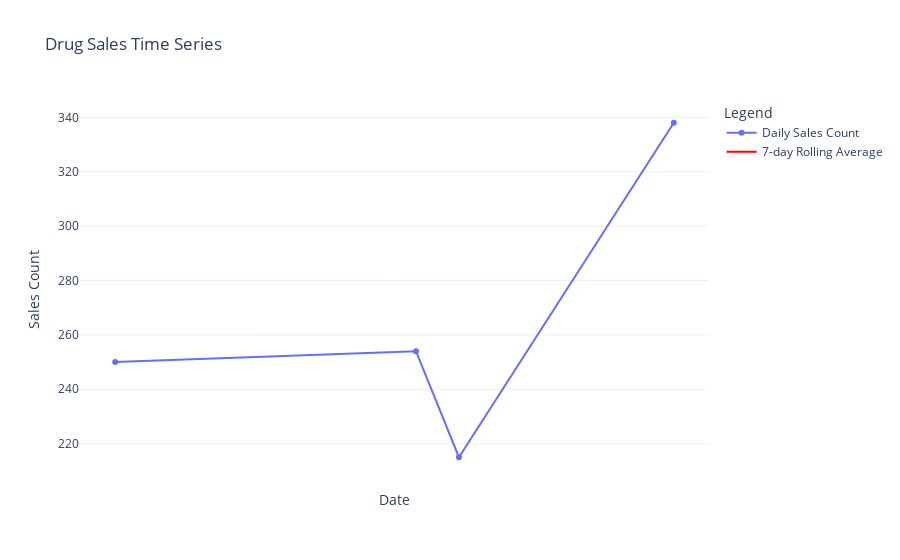
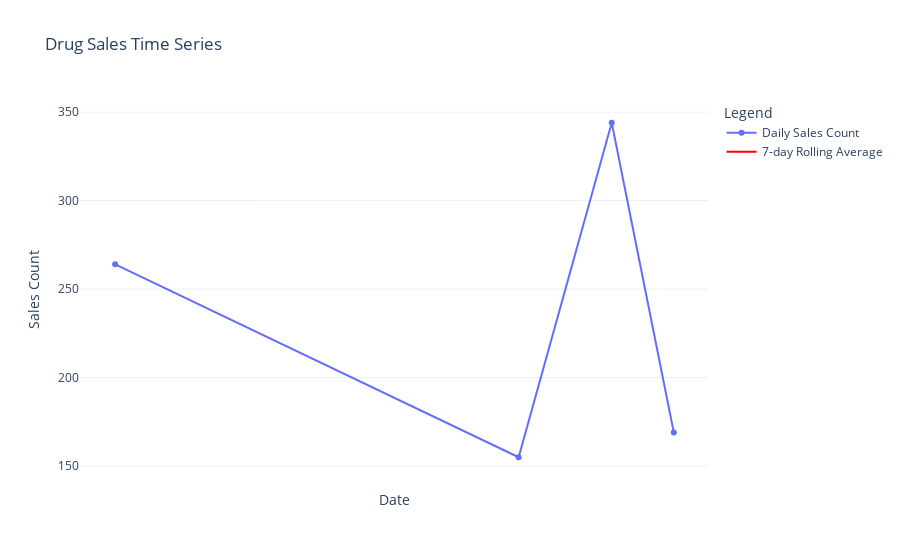
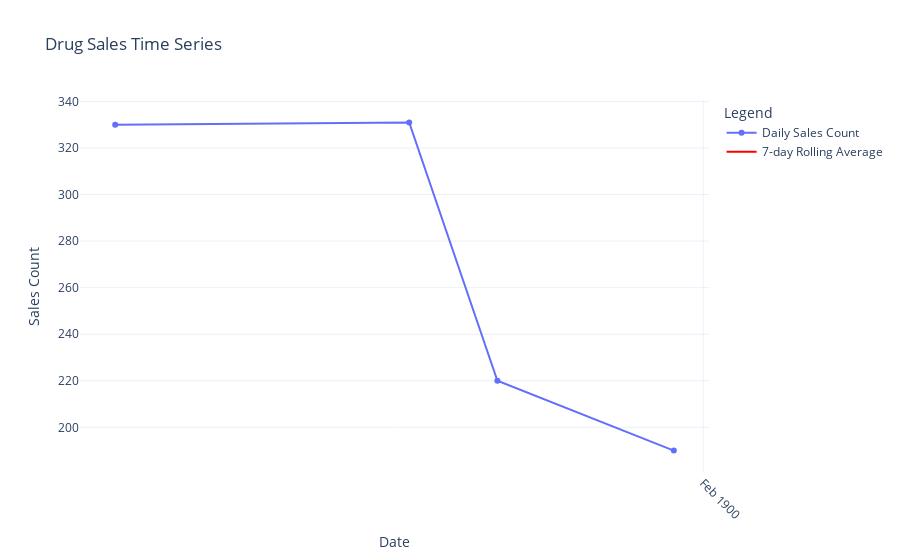

Notebook source saved alongside these figures, in order:
### Code cell
import plotly.graph_objs as go
import pandas as pd

# Ensure 'date' column is in datetime format
drug_sales_data['date'] = pd.to_datetime(drug_sales_data['date'])

# Function to create time series plot for drug sales data
def create_drug_sales_time_series(df):
    # Group data by date to get total sales per day
    df_grouped = df.groupby('date').agg({'salesCount': 'sum'}).reset_index()

    # Calculate a rolling average (7-day rolling average)
    df_grouped['Rolling_Avg'] = df_grouped['salesCount'].rolling(window=7).mean()

    # Create the main time series plot
    fig = go.Figure()

    # Add the main sales count line
    fig.add_trace(go.Scatter(
        x=df_grouped['date'],
        y=df_grouped['salesCount'],
        mode='lines+markers',
        name='Daily Sales Count',
        line=dict(width=2),
        marker=dict(size=6)
    ))

    # Add the 7-day rolling average line
    fig.add_trace(go.Scatter(
        x=df_grouped['date'],
        y=df_grouped['Rolling_Avg'],
        mode='lines',
        name='7-day Rolling Average',
        line=dict(width=2, color='red'),
        hoverinfo='skip'
    ))

    # Customize layout and axis labels
    fig.update_layout(
        title='Drug Sales Time Series',
        xaxis_title='Date',
        yaxis_title='Sales Count',
        legend_title='Legend',
        template='plotly_white',  # Clean template with gridlines
        xaxis=dict(
            tickangle=45,
            dtick=86400000.0 * 3,  # Set tick intervals to every 3 days (in milliseconds)
            showgrid=True,
            tickformat="%b %d"  # Format for showing month and day
        ),
        yaxis=dict(
            showgrid=True,
            dtick=10  # Set tick interval for y-axis (adjust based on the scale of your data)
        ),
        hovermode='x unified'  # Better hover display
    )

    # Show the plot
    fig.show()

# Call the function to plot the graph for each region
create_drug_sales_time_series(region_dfs[1])
create_drug_sales_time_series(region_dfs[2])
create_drug_sales_time_series(region_dfs[3])

### Figure 1 — Plotly figure (JSON) as saved in the notebook; plotly's stock layout.template omitted (floating-point values rounded to 4 significant figures)
{"data": [{"line": {"width": 2}, "marker": {"size": 6}, "mode": "lines+markers", "name": "Daily Sales Count", "type": "scatter", "x": ["1900-01-11T00:00:00", "1900-01-18T00:00:00", "1900-01-19T00:00:00", "1900-01-24T00:00:00"], "y": [250, 254, 215, 338]}, {"hoverinfo": "skip", "line": {"color": "red", "width": 2}, "mode": "lines", "name": "7-day Rolling Average", "type": "scatter", "x": ["1900-01-11T00:00:00", "1900-01-18T00:00:00", "1900-01-19T00:00:00", "1900-01-24T00:00:00"], "y": [null, null, null, null]}], "layout": {"hovermode": "x unified", "legend": {"title": {"text": "Legend"}}, "title": {"text": "Drug Sales Time Series"}, "xaxis": {"dtick": "M1", "showgrid": true, "tickangle": 45, "title": {"text": "Date"}}, "yaxis": {"showgrid": true, "title": {"text": "Sales Count"}}}}

### Figure 2 — Plotly figure (JSON) as saved in the notebook; plotly's stock layout.template omitted (floating-point values rounded to 4 significant figures)
{"data": [{"line": {"width": 2}, "marker": {"size": 6}, "mode": "lines+markers", "name": "Daily Sales Count", "type": "scatter", "x": ["1900-01-06T00:00:00", "1900-01-19T00:00:00", "1900-01-22T00:00:00", "1900-01-24T00:00:00"], "y": [264, 155, 344, 169]}, {"hoverinfo": "skip", "line": {"color": "red", "width": 2}, "mode": "lines", "name": "7-day Rolling Average", "type": "scatter", "x": ["1900-01-06T00:00:00", "1900-01-19T00:00:00", "1900-01-22T00:00:00", "1900-01-24T00:00:00"], "y": [null, null, null, null]}], "layout": {"hovermode": "x unified", "legend": {"title": {"text": "Legend"}}, "title": {"text": "Drug Sales Time Series"}, "xaxis": {"dtick": "M1", "showgrid": true, "tickangle": 45, "title": {"text": "Date"}}, "yaxis": {"showgrid": true, "title": {"text": "Sales Count"}}}}

### Figure 3 — Plotly figure (JSON) as saved in the notebook; plotly's stock layout.template omitted (floating-point values rounded to 4 significant figures)
{"data": [{"line": {"width": 2}, "marker": {"size": 6}, "mode": "lines+markers", "name": "Daily Sales Count", "type": "scatter", "x": ["1900-01-12T00:00:00", "1900-01-22T00:00:00", "1900-01-25T00:00:00", "1900-01-31T00:00:00"], "y": [330, 331, 220, 190]}, {"hoverinfo": "skip", "line": {"color": "red", "width": 2}, "mode": "lines", "name": "7-day Rolling Average", "type": "scatter", "x": ["1900-01-12T00:00:00", "1900-01-22T00:00:00", "1900-01-25T00:00:00", "1900-01-31T00:00:00"], "y": [null, null, null, null]}], "layout": {"hovermode": "x unified", "legend": {"title": {"text": "Legend"}}, "title": {"text": "Drug Sales Time Series"}, "xaxis": {"dtick": "M1", "showgrid": true, "tickangle": 45, "title": {"text": "Date"}}, "yaxis": {"showgrid": true, "title": {"text": "Sales Count"}}}}
